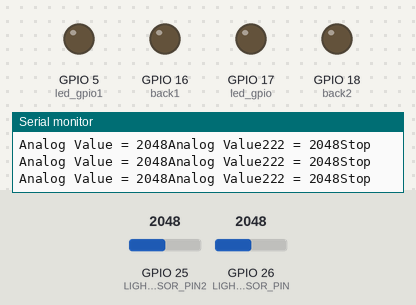
This sketch was run on a simulated ESP32. On the bench: output pins drawn as LEDs (lit = HIGH), the last lines printed to the serial monitor. Inputs (shaded band) come from the test bench; at power-on: GPIO 25 (LIGHT_SENSOR_PIN2) = 2048, GPIO 26 (LIGHT_SENSOR_PIN) = 2048.

Above: at 1.2 s.
1.3 s: GPIO 25 (LIGHT_SENSOR_PIN2) set to 4095
At 1.9 s:
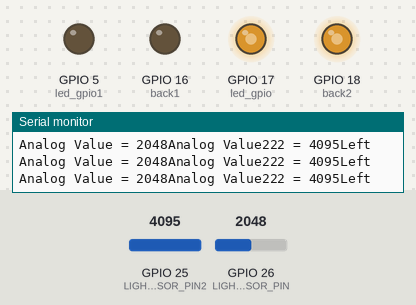
2.8 s: GPIO 26 (LIGHT_SENSOR_PIN) set to 4095
At 3.7 s:
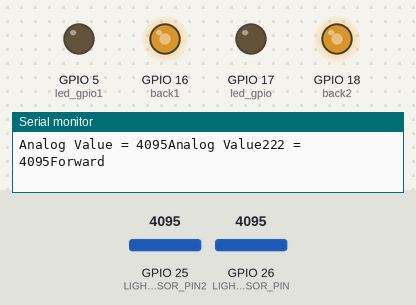
4.3 s: GPIO 25 (LIGHT_SENSOR_PIN2) set to 3603
At 5.1 s:
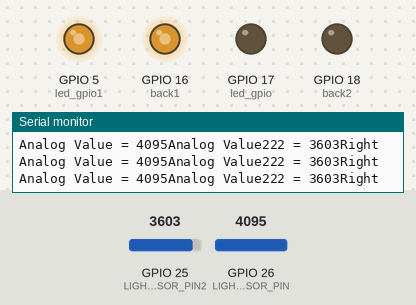
5.8 s: GPIO 26 (LIGHT_SENSOR_PIN) set to 4026
At 6.2 s:
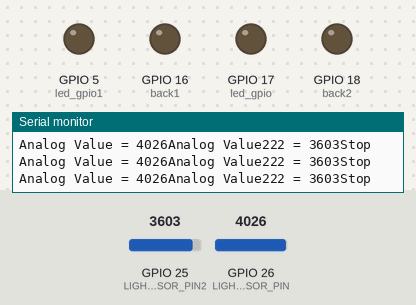
Timing chart, 0 to 8.8 s (numbered marks = the images above; inputs shaded):
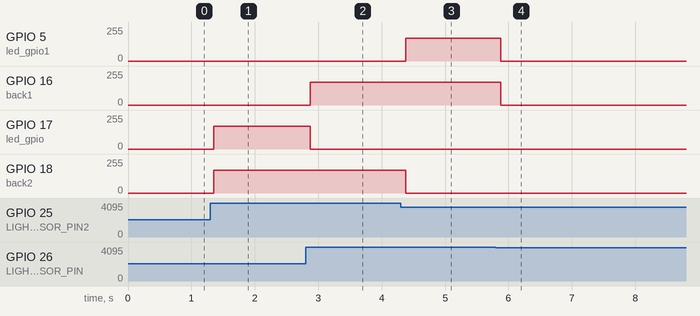

Measured:
- the behaviour switches between 4095 and 4094 on GPIO 26 (LIGHT_SENSOR_PIN) (found by bisection; images 3 and 4)
- after the input at 1.3 s, GPIO 17 (led_gpio), GPIO 18 (back2): 0/255 → 169/255 after 0.05 s
- after the input at 2.8 s, GPIO 16 (back1): 0/255 → 169/255 after 0.07 s; GPIO 17 (led_gpio): 169/255 → 0/255 after 0.07 s
- after the input at 4.3 s, GPIO 5 (led_gpio1): 0/255 → 169/255 after 0.08 s; GPIO 18 (back2): 169/255 → 0/255 after 0.08 s
- after the input at 5.8 s, GPIO 5 (led_gpio1), GPIO 16 (back1): 169/255 → 0/255 after 0.08 s

The sketch:

lightTrackingFinalVersion.ino
```cpp
const byte led_gpio = 17; // the PWM pin the LED is attached to
const byte led_gpio1 = 5; // the PWM pin the LED is attached to

const byte back1 = 16; // the PWM pin the LED is attached to
const byte back2 = 18; // the PWM pin the LED is attached to

int speed = 170;

#define LIGHT_SENSOR_PIN 26
#define LIGHT_SENSOR_PIN2 25

int value = 4095;

void setup() {
  // initialize serial communication at 9600 bits per second:
  Serial.begin(9600);

  ledcAttachPin(led_gpio, 0); // assign a led pins to a channel
  ledcAttachPin(led_gpio1, 1); // assign a led pins to a channel
  ledcAttachPin(back1, 2); // assign a led pins to a channel
  ledcAttachPin(back2, 3); // assign a led pins to a channel


  ledcSetup(0, 4000, 8); // 12 kHz PWM, 8-bit resolution
  ledcSetup(1, 4000, 8); // 12 kHz PWM, 8-bit resolution
  ledcSetup(2, 4000, 8); // 12 kHz PWM, 8-bit resolution
  ledcSetup(3, 4000, 8); // 12 kHz PWM, 8-bit resolution


}

void loop() {
  // reads the input on analog pin (value between 0 and 4095)
  int analogValue = analogRead(LIGHT_SENSOR_PIN);
  int analogValue222 = analogRead(LIGHT_SENSOR_PIN2);

  Serial.print("Analog Value = ");
  Serial.print(analogValue);   // the raw analog reading

  Serial.print("Analog Value222 = ");
  Serial.print(analogValue222);   // the raw analog reading

  // We'll have a few threshholds, qualitatively determined
  if (analogValue == value && analogValue222 == value) {

    Serial.println("Forward");
    goBack();
  } else if (analogValue222 == value ) {
    Serial.println("Left");
    turnLeft();
  } else if (analogValue == value ) {
    Serial.println("Right");
    turnRight();
  } else if (analogValue < value && analogValue222 < value) {

    Serial.println("Stop");
    stop();
  }
}

void goForward(){
    ledcWrite(0, speed);
    ledcWrite(1, speed);
    ledcWrite(2, 0);
    ledcWrite(3, 0);
}

void goBack(){
    ledcWrite(0, 0);
    ledcWrite(1, 0);
    ledcWrite(2, speed);
    ledcWrite(3, speed);
}

void turnLeft(){
    ledcWrite(0, speed);
    ledcWrite(1, 0);
    ledcWrite(2, 0);
    ledcWrite(3, speed);
}

void turnRight(){
    ledcWrite(0, 0);
    ledcWrite(1, speed);
    ledcWrite(2, speed);
    ledcWrite(3, 0);
}

void stop(){
    ledcWrite(0, 0);
    ledcWrite(1, 0);
    ledcWrite(2, 0);
    ledcWrite(3, 0);
}
```
